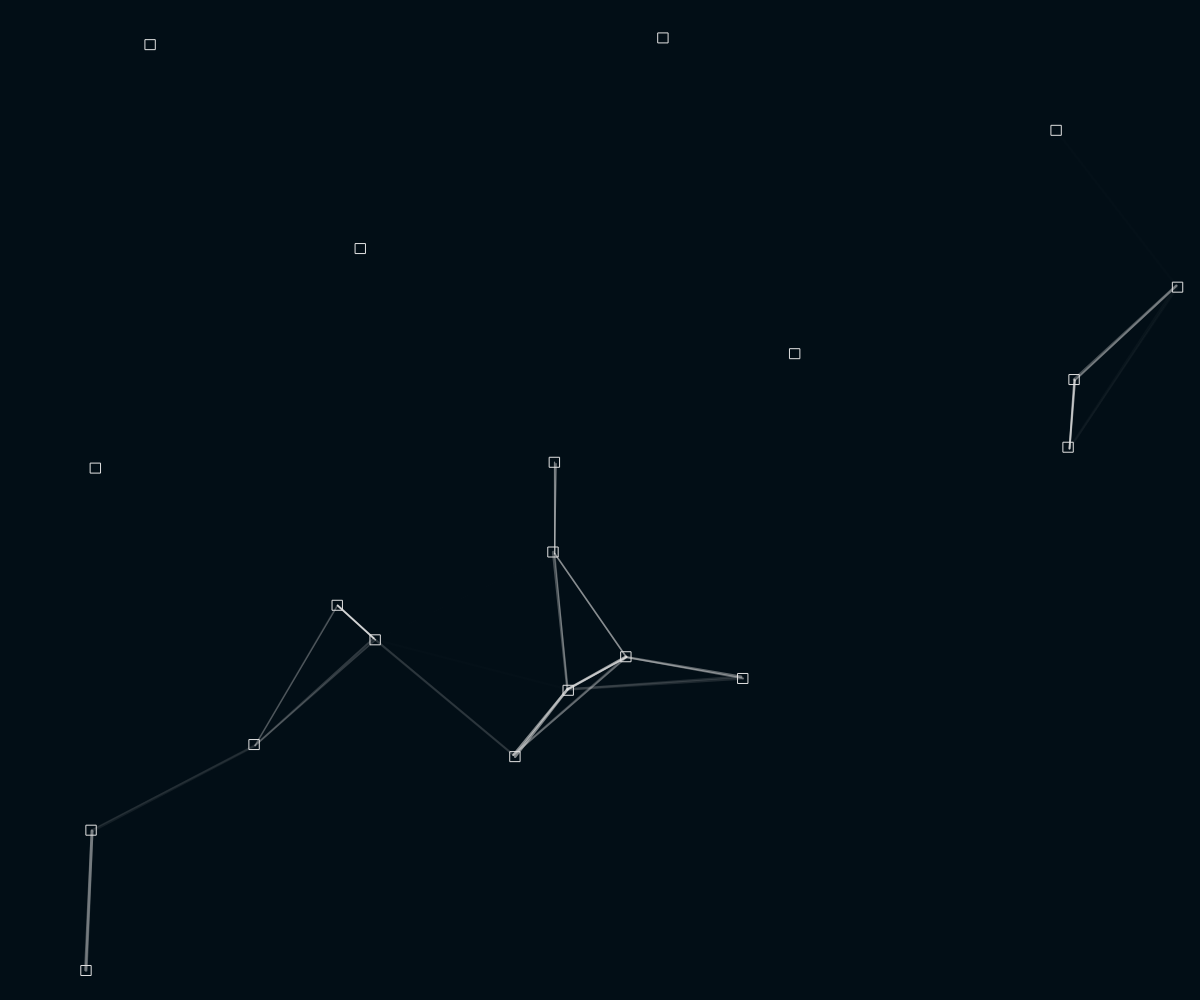
Frame 1 (no input)
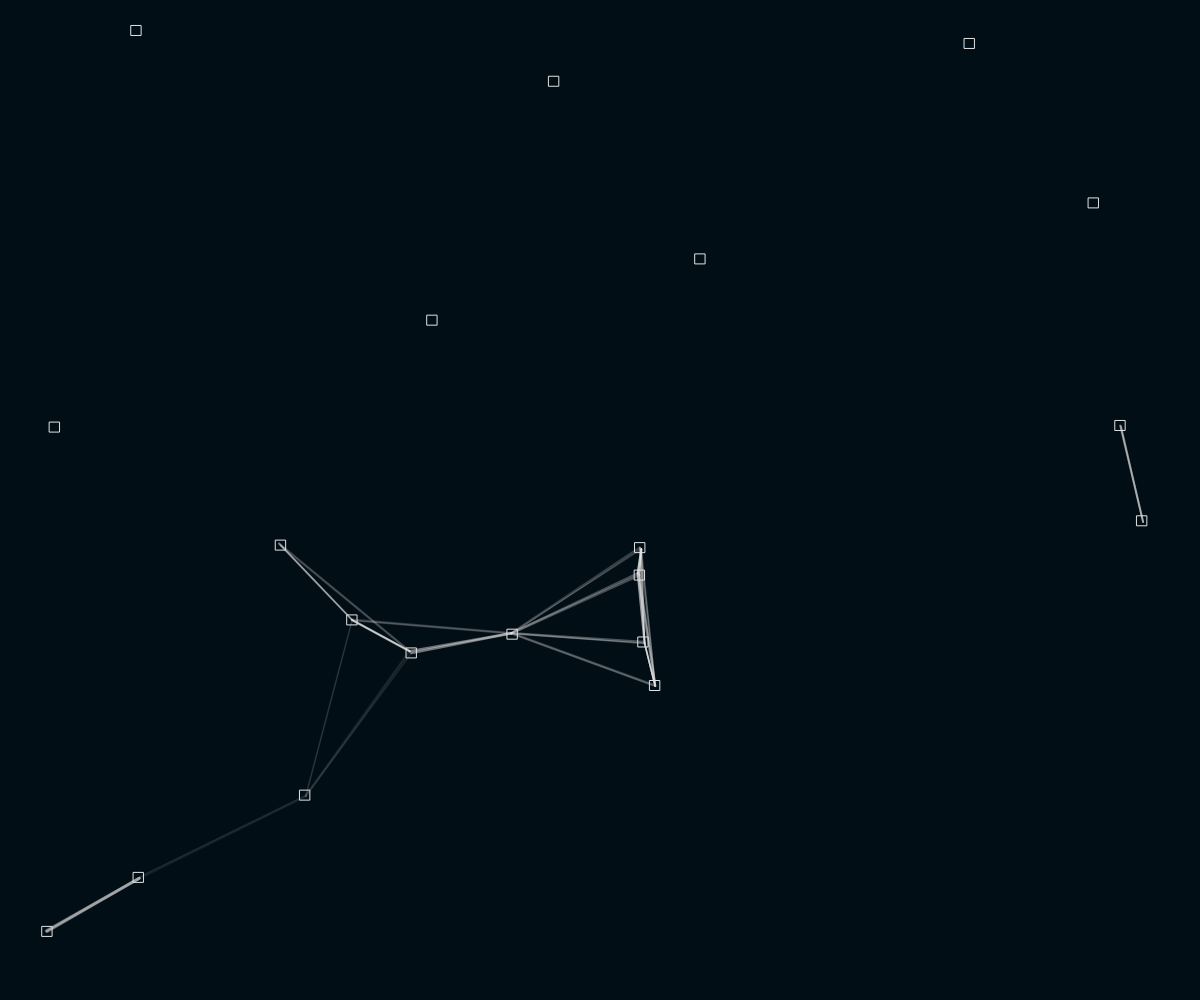
Frame 60 (no input)
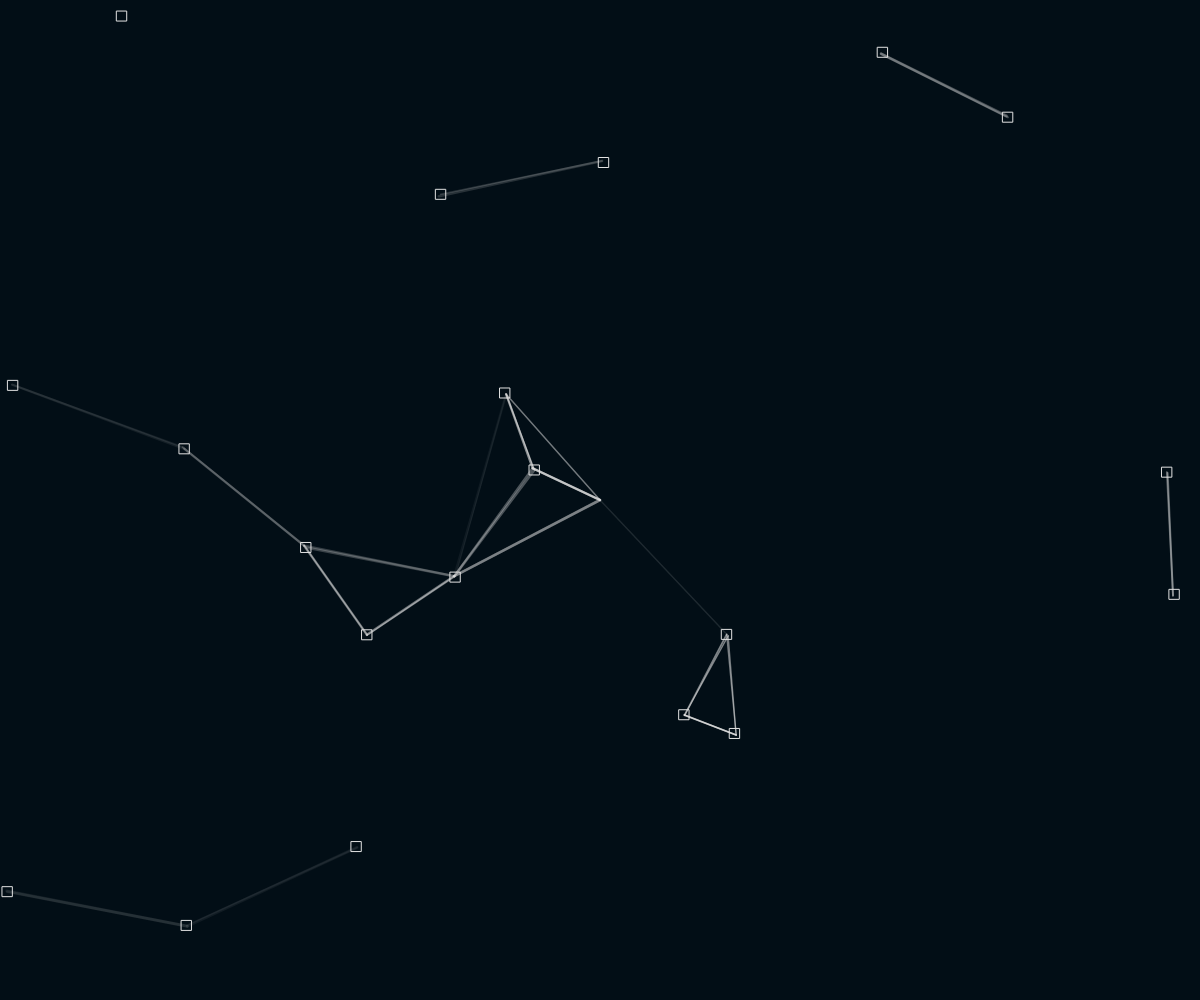
Frame 120 (the mouse pressed at the canvas centre since frame 60)

The p5.js sketch that drew these frames (run headless with seeded random() and noise() and a simulated clock; from frame 60 on, the mouse is pressed at the canvas centre):

// p5.js sketch
// ── sketch.js
circleList = []
let circleNumber = 20


function setup(){
    createCanvas(windowWidth,windowHeight)

    for (i = 0; i < circleNumber; i ++){
      circle = new Circle()
      circleList.push(circle)
    }
    frameRate(60)
    background(0)

}

function draw() {
  background('#020E16')

  for (i = 0; i < circleList.length; i ++){
    circleList[i].show()
    circleList[i].move()

    for (c of circleList){
      if (circleList[i] != c && circleList[i].link(c.x, c.y)){
        circleList[i].alpha(c.x, c.y)
        circleList[i].alpha(mouseX, mouseY)

      }
    }

  }
}

// ── circle.js
class Circle{
    constructor(x, y){
      this.speed = random(-2, 2)
      this.diameter = 10
      // this.diameter = 0
      if(x){
        this.x = x
        this.speedX = 0
      }
      else{
        this.x = random(this.diameter, width- this.diameter)
        this.speedX = this.speed


      }
      if(y){
        this.y = y
        this.speedY = 0
      }
      else{
        this.y = random(this.diameter, height-this.diameter)
        this.speedY = this.speed

      }


      this.rayon = this.diameter/2


      this.c = 226


      this.c1 = 255
      this.c2 = 255
      this.c3 = 255

      this.weight = random(1, 3)
    }





    show(){
      stroke(this.c)
      strokeWeight(1)
      fill(30, 30, 30, 0)
      rectMode(CENTER)
      rect(this.x, this.y, this.diameter, this.diameter)
    }

    move(){
      if (this.x > width -this.rayon || this.x < 0 + this.rayon){
        this.speedX *= -1
        this.x += this.speedX
    }else if (this.y > height - this.rayon|| this.y < 0 + this.rayon){
      this.speedY *= -1
      this.y += this.speedY

    }else {
      this.x += this.speedX
      this.y += this.speedY
      }
    }

    link(circle2X, circle2Y){
      this.distance = dist(this.x, this.y, circle2X, circle2Y)
      if (this.distance < 200){
        return true
      }else {
        return false
      }
    }

    alpha(circle2X, circle2Y){
      this.distance = dist(this.x, this.y, circle2X, circle2Y)
      this.a = map(this.distance, 0, 200, 255, 0)
      stroke(this.c, this.a)
      // stroke(255,255,255,this.a)
      strokeWeight(this.weight)
      line(this.x,this.y,circle2X,circle2Y)
    }

  }
  
